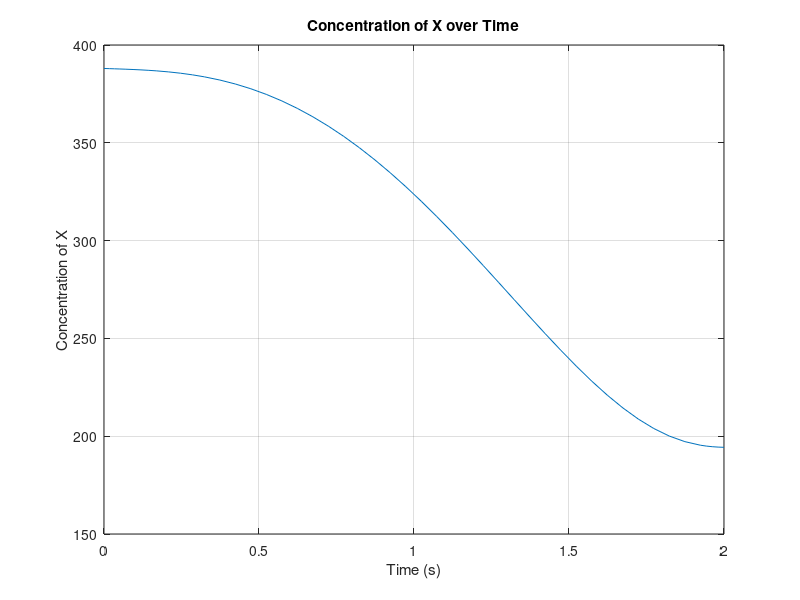

MATLAB code to generate this figure:
clc; clear;
% Define constants outside the function
K2 = 1;
k1 = 97.2;
k2 = 183.6;
k5 = 20.16e6;
O2 = 31.2;    % Convert µM to M
H_plus = 0.302; % Convert µM to M
h= 0.31;
sites = 6.7e-5;
v = 1e-6;

% Define the ODE function (constants are passed as parameters)
function dXdt = ode_function(t, ~, K2, k1, k2, k5, O2, H_plus, h, sites, v)
    % Term calculations for readability
    term1 = -(k2 * (-0.532 + (2.469 / (1 + exp((t - 1.891) / 0.299))))) * h;
    term2 = k1 * K2 * sites * O2 * (-0.532 + (2.469 / (1 + exp((t - 1.891) / 0.299)))) * H_plus;
    term3 = k5 * (0.0532 - 0.0553 * t + 3.088 * t^2 - 1.491 * t^3) * (-4.695 + 8.228e-4 * exp((t - 0.123) / 0.220));
    
    % Differential equation expression
    dXdt = (term1 + term2 + term3)*v;
end

% Initial condition and time span
X0 = 388;            % Initial condition for X
tspan = [0, 2];  % Time span for the ODE solution

% Solve the ODE using ode45, passing constants to the function
[t, X] = ode45(@(t, X) ode_function(t, X, K2, k1, k2, k5, O2, H_plus, h, sites, v), tspan, X0);

% Plot the results
figure;
plot(t, X);
xlabel('Time (s)');
ylabel('Concentration of X');
title('Concentration of X over Time');
grid on;
